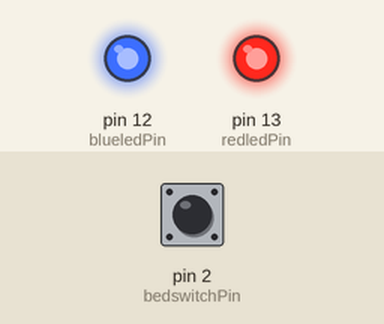
Simulated run of this sketch. Board: Arduino Uno, built with avr-gcc and run on an emulated ATmega328P. Parts: output pins drawn as LEDs (lit = HIGH). The inputs (shaded band) are chosen by the test bench; at power-on: pin 2 (bedswitchPin) LOW.

Above: at 1.2 s.
1.3 s: pin 2 (bedswitchPin) pulled HIGH for 0.15 s
At 1.37 s:
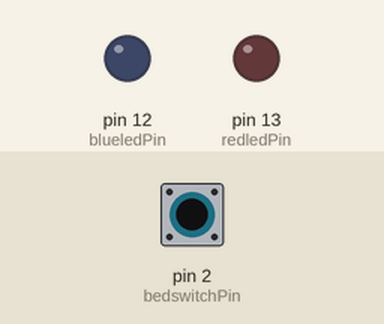
2.9 s: pin 2 (bedswitchPin) pulled HIGH for 3.2 s
At 6.9 s:
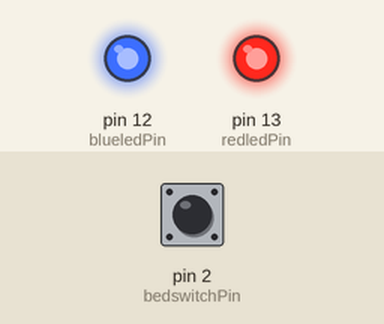
Timing chart, 0 to 8.4 s (numbered marks = the images above; inputs shaded):
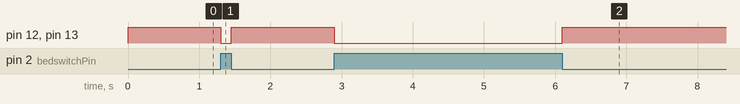

The sketch:

sequence4_project2.ino
```cpp
const int redledPin = 13;
const int blueledPin = 12;
const int bedswitchPin = 2;

void setup() {
  // put your setup code here, to run once:
  pinMode(redledPin, OUTPUT);
  pinMode(blueledPin, OUTPUT);
  pinMode(bedswitchPin, INPUT);

}

void loop() {
  // put your main code here, to run repeatedly:
  int bedswitchState = digitalRead(bedswitchPin);
  if(bedswitchState == HIGH) {
    digitalWrite(redledPin, LOW);
    digitalWrite(blueledPin, LOW);
  }
  else {
    digitalWrite(redledPin, HIGH);
    digitalWrite(blueledPin, HIGH);
    analogWrite(redledPin, 255);
    analogWrite(blueledPin, 255);
  }
}
```

Measured:
- after the input at 1.3 s, pin 12 (blueledPin), pin 13 (redledPin): HIGH → LOW at once, → HIGH 0.15 s later
- after the input at 2.9 s, pin 12 (blueledPin), pin 13 (redledPin): HIGH → LOW at once, → HIGH 3.2 s later
